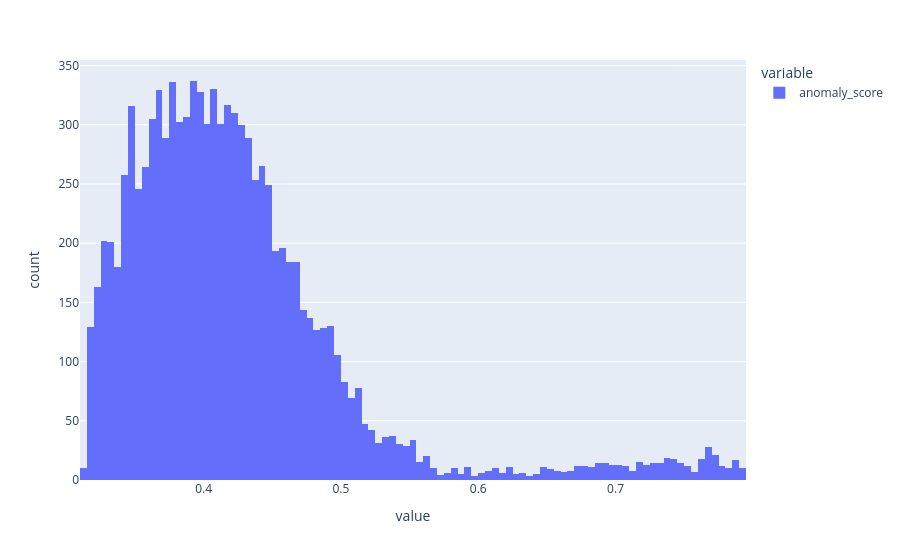

Notebook code for this chart:
### Markdown cell above
# Isolation Forest Model

### Code cell
iforest_day_scores = {} 
hand_selected_feats = [
            "TmpRet__featdiff_0_1__CO_f1ecac",
            "TmpRet__featdiff_0_2__CO_f1ecac",
            "TmpRet__featdiff_1_2__CO_f1ecac",
        ]

iforest = IForestModel(fit_scope="global", contamination=0.02, feature_cols=hand_selected_feats)
iforest_day_scores["IForest+C22 Feat"] = iforest.score_anomalies(feat_ds, level="day", day_agg_stat="p90")
px.histogram(iforest_day_scores["IForest+C22 Feat"].df["anomaly_score"])

### Figure 1 — Plotly figure (JSON) as saved in the notebook; plotly's stock layout.template omitted (floating-point values rounded to 4 significant figures; data arrays with more than 128 entries replaced by an {"elided": "..."} marker saying what was removed)
{"data": [{"bingroup": "x", "hovertemplate": "variable=anomaly_score<br>value=%{x}<br>count=%{y}<extra></extra>", "legendgroup": "anomaly_score", "marker": {"color": "#636efa", "pattern": {"shape": ""}}, "name": "anomaly_score", "orientation": "v", "showlegend": true, "type": "histogram", "x": {"elided": "10000 float values"}, "xaxis": "x", "yaxis": "y"}], "layout": {"barmode": "relative", "legend": {"title": {"text": "variable"}, "tracegroupgap": 0}, "margin": {"t": 60}, "xaxis": {"anchor": "y", "domain": [0, 1], "title": {"text": "value"}}, "yaxis": {"anchor": "x", "domain": [0, 1], "title": {"text": "count"}}}}
